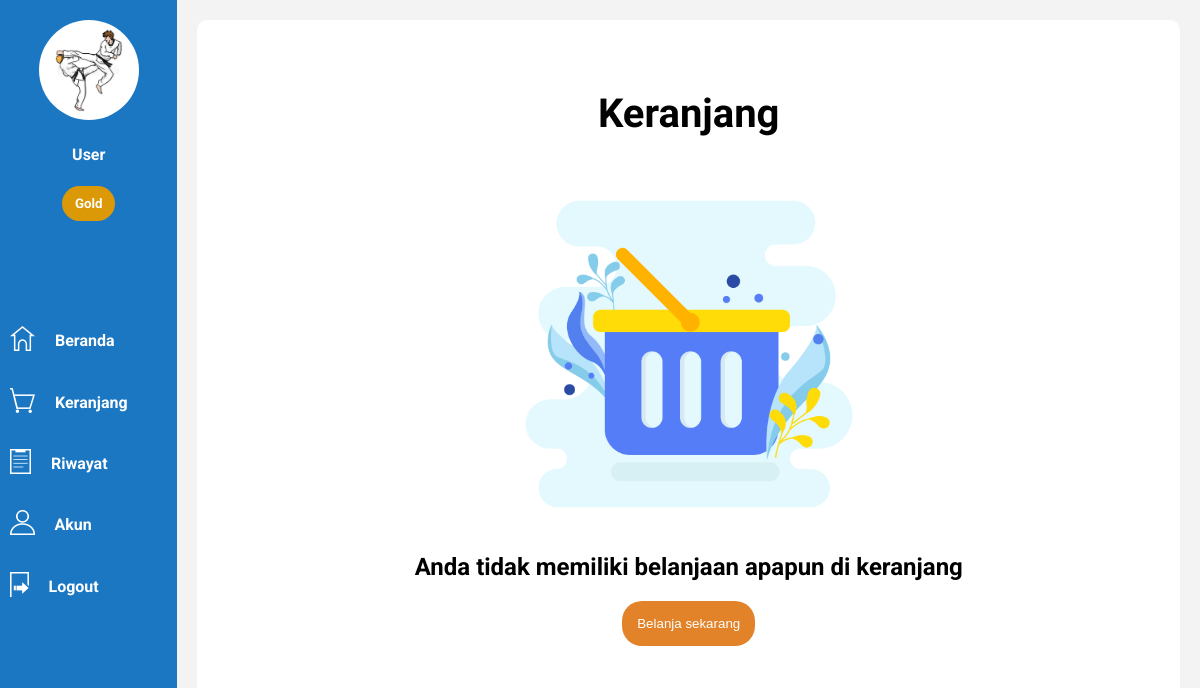
The app's page /dist/keranjang.php (signed in) with its own data.
### tables this page shows
CREATE TABLE IF NOT EXISTS `user` (
  `id` int(11) NOT NULL AUTO_INCREMENT,
  `nama` varchar(50) NOT NULL DEFAULT '0',
  `tanggal_lahir` date DEFAULT NULL,
  `tanggal_daftar` date DEFAULT NULL,
  `kelamin` enum('Laki-laki','Perempuan') NOT NULL DEFAULT 'Laki-laki',
  `no_telepon` varchar(50) NOT NULL DEFAULT '0',
  `email` varchar(50) DEFAULT NULL,
  `alamat` text,
  `level` enum('Bronze','Silver','Gold') NOT NULL DEFAULT 'Bronze',
  `username` varchar(50) NOT NULL DEFAULT '0',
  `password` varchar(350) NOT NULL DEFAULT '0',
  `profile` varchar(50) DEFAULT NULL,
  PRIMARY KEY (`id`)
);

### dist/Functions.php (called while the page is built, shortened)
<?php
class Functions{
    public $db ;
    public function __construct($localhost,$username,$password,$dbname){
        $this->db=new mysqli($localhost,$username,$password,$dbname);
    }
    public function selectData($query){
        $result = $this->db->query($query);
        $data = [];
        if($result->num_rows>0){
            while($row=$result->fetch_assoc()){
                $data[] = $row;
            }
        }
        return $data;
    }
    public function cekGambar($image){
        if($image==null){
            return "noimage.png";
        }else{
            return "$image";
        }
    }
    public function cekLevel($data){
        if($data==="Bronze"){
            return "rgb(235, 124, 73)";
        }else if($data==="Silver"){
            return "rgb(189, 189, 189)";
        }else if($data==="Gold"){
            return "rgb(219, 152, 7)";
        }
    }
}
$conn = new Functions("localhost","root","","lomba_hackathon");
?>

### dist/keranjang.php (the view, shortened to what this page needs)
<?php
require 'Functions.php';
$iduser=$_SESSION["iduser"];
$data=$conn->selectData("SELECT * FROM user WHERE id='$iduser'");
$data2=$conn->selectData("SELECT * FROM keranjang WHERE id_user='$iduser'");
?>
<!DOCTYPE html>
<html lang="en">
<head>
    <link rel="stylesheet" href="../css/keranjang.css"><link href="https://fonts.googleapis.com/css2?family=Oswald:wght@500&display=swap" rel="stylesheet">
</head>
<body>
    <div class="sidebar">
        <center><img class="profile" src="../userimage/<?=$conn->cekGambar($data[0]['profile']);?>" width="100px" height="100px" style="margin-top: 20px;border-radius:50%;"></center>
        <center><h4 style="color:white;font-family:'Roboto',sans-serif"><?=$data[0]["nama"]?></h4></center>
        <center><h5 class= "level" style="background-color:<?php echo $conn->cekLevel($data[0]["level"])?>"><?=$data[0]["level"]?></h5></center>
        <div class="menu" style="margin-top:100px;">
            <a href="homeUser.php"><img src="../assets/home.png" height="25" style="float: left;margin: 10px;margin-top:5px;margin-right: 20px;"><h4>Beranda</h4></a>
            <a href="keranjang.php"><img src="../assets/keranjang.png" height="25" style="float: left;margin: 10px;margin-top:5px;margin-right: 20px;"><h4>Keranjang <?=$conn->hitungKeranjang($iduser)?></h4></a>
            <a href="riwayat.php"><img src="../assets/riwayat.png" height="25" style="float: left;margin: 10px;margin-top:5px;margin-right: 20px;"><h4>Riwayat</h4></a>
            <a href="accountUser.php"><img src="../assets/account.png" height="25" style="float: left;margin: 10px;margin-top:5px;margin-right: 20px;"><h4>Akun</h4></a>
            <a href="logout.php"><img src="../assets/exit.png" height="25" style="float: left;margin: 10px;margin-top:5px;margin-right: 20px;"><h4>Logout</h4></a>
        </div>
    </div>
    <div class="content">
        <center><h1 style="margin-top:50px">Keranjang</h1></center>
        <center>
            <div class="tagihan">
                <?php
                    if($data2==null){
                        echo "<img src='../assets/trolley.png' height='350px'><br><h2 style='font-family:Roboto,sans-serif'>Anda tidak memiliki belanjaan apapun di keranjang</h2><a href='homeuser.php'><button>Belanja sekarang</button></a>";
                        exit;
            }
                ?>

### css/keranjang.css (style rules this page uses)
html { height: 100%; }
body { margin:0; padding:0; display: flex; flex-direction: row; height: 100%; background-color: rgb(243, 243, 243); }
.sidebar { width: 15%; height:100%; background-color: rgb(27, 119, 194); }
.content { width:83%; height:95%; margin: 20px; border-radius: 10px; background-color: rgb(255, 255, 255); overflow: scroll; padding: 20px; box-sizing: border-box; }
.menu h4 { color:white; font-family:'Roboto',sans-serif; height: 40px; line-height: 40px; padding-left: 20px; }
.menu a:link { color: white; text-decoration: none; }
.content h1 { font-family: 'Arimo',sans-serif; font-size: 40px; }
.content .tagihan { width: 80%; background-color: rgb(255, 255, 255); border-radius: 10px; padding: 15px; box-sizing: border-box; }
.level { color:white;font-family:'Roboto',sans-serif; padding: 10px; width: 30%; border-radius: 40px; box-sizing: border-box; }
button { border : none; color:white; background-color: rgb(226, 131, 41); padding:15px; border-radius: 20px; cursor: pointer; }

### records on screen
user: profile (picture), nama "User", level "Gold"
